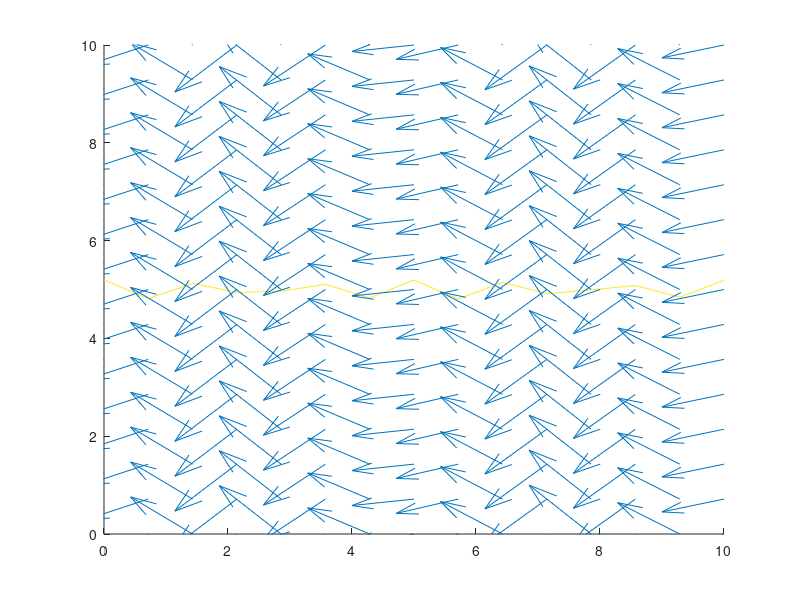

Reproduce this figure in MATLAB.
%  2021-04-14 - Mat Troncoso Villar (matro1432@gmail.com)
domx=linspace(0,10,15); %el dominio donde graficar X
domy=domx; %el dominio donde graficar Y
[x, y]=meshgrid(domx,domy); %para crear equises e ys que rellenar
k=5;  %k y U son constantes para el ejemplo nada más.
U=1;
%%
z=y-(cos(k*x)/k); %z es la constante a la que se igualan las líneas de corriente
u=-U.*ones(15,15); %valores del campo en u
v=U.*sin(k*x); %valores del campo en v
hold on
contour(x,y,z, 1) %graficar las curvas de nivel
quiver(x,y,u,v,1.5); %pasarle las cosas a quiver para graficar
hold off
